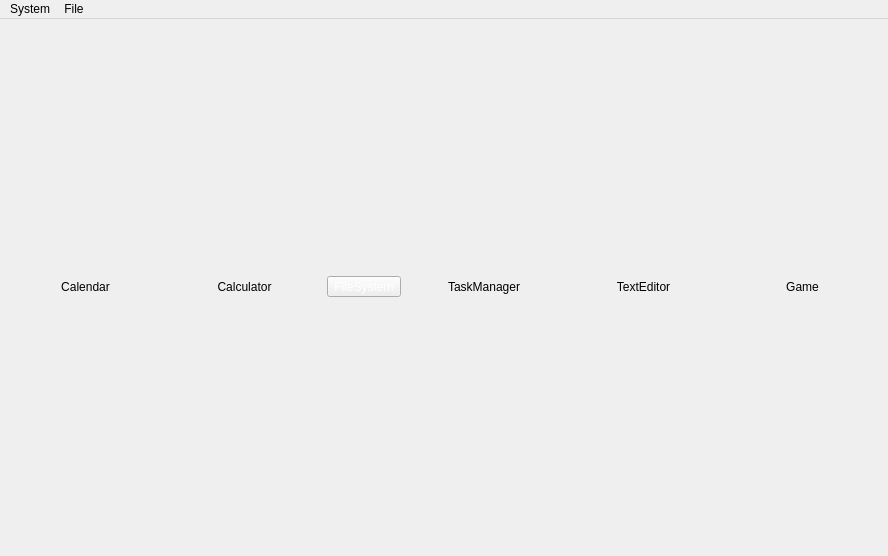
<?xml version="1.0" encoding="UTF-8"?>
<ui version="4.0">
 <class>MainWindow</class>
 <widget class="QMainWindow" name="MainWindow">
  <property name="geometry">
   <rect>
    <x>0</x>
    <y>0</y>
    <width>888</width>
    <height>556</height>
   </rect>
  </property>
  <property name="sizeIncrement">
   <size>
    <width>1</width>
    <height>0</height>
   </size>
  </property>
  <property name="windowTitle">
   <string>MainWindow</string>
  </property>
  <widget class="QWidget" name="centralwidget">
   <layout class="QGridLayout" name="gridLayout">
    <item row="0" column="6">
     <widget class="QPushButton" name="btn_TaskManager">
      <property name="minimumSize">
       <size>
        <width>50</width>
        <height>50</height>
       </size>
      </property>
      <property name="maximumSize">
       <size>
        <width>200</width>
        <height>200</height>
       </size>
      </property>
      <property name="sizeIncrement">
       <size>
        <width>1</width>
        <height>1</height>
       </size>
      </property>
      <property name="text">
       <string>TaskManager</string>
      </property>
      <property name="flat">
       <bool>true</bool>
      </property>
     </widget>
    </item>
    <item row="0" column="7">
     <widget class="QPushButton" name="btn_TextEditor">
      <property name="minimumSize">
       <size>
        <width>50</width>
        <height>50</height>
       </size>
      </property>
      <property name="maximumSize">
       <size>
        <width>200</width>
        <height>200</height>
       </size>
      </property>
      <property name="sizeIncrement">
       <size>
        <width>1</width>
        <height>1</height>
       </size>
      </property>
      <property name="text">
       <string>TextEditor</string>
      </property>
      <property name="flat">
       <bool>true</bool>
      </property>
     </widget>
    </item>
    <item row="0" column="1">
     <widget class="QPushButton" name="btn_Calendar">
      <property name="minimumSize">
       <size>
        <width>50</width>
        <height>50</height>
       </size>
      </property>
      <property name="maximumSize">
       <size>
        <width>200</width>
        <height>200</height>
       </size>
      </property>
      <property name="sizeIncrement">
       <size>
        <width>1</width>
        <height>1</height>
       </size>
      </property>
      <property name="text">
       <string>Calendar</string>
      </property>
      <property name="flat">
       <bool>true</bool>
      </property>
     </widget>
    </item>
    <item row="0" column="9">
     <widget class="QPushButton" name="btn_game">
      <property name="minimumSize">
       <size>
        <width>50</width>
        <height>50</height>
       </size>
      </property>
      <property name="maximumSize">
       <size>
        <width>200</width>
        <height>200</height>
       </size>
      </property>
      <property name="sizeIncrement">
       <size>
        <width>1</width>
        <height>1</height>
       </size>
      </property>
      <property name="text">
       <string>Game</string>
      </property>
      <property name="flat">
       <bool>true</bool>
      </property>
     </widget>
    </item>
    <item row="0" column="4">
     <widget class="QPushButton" name="btn_calc">
      <property name="minimumSize">
       <size>
        <width>50</width>
        <height>50</height>
       </size>
      </property>
      <property name="maximumSize">
       <size>
        <width>200</width>
        <height>200</height>
       </size>
      </property>
      <property name="sizeIncrement">
       <size>
        <width>1</width>
        <height>1</height>
       </size>
      </property>
      <property name="text">
       <string>Calculator</string>
      </property>
      <property name="flat">
       <bool>true</bool>
      </property>
     </widget>
    </item>
    <item row="0" column="5">
     <widget class="QToolButton" name="btn_FileSystem">
      <property name="styleSheet">
       <string notr="true">color: rgb(255, 255, 255);</string>
      </property>
      <property name="text">
       <string>FileSystem</string>
      </property>
     </widget>
    </item>
   </layout>
  </widget>
  <widget class="QMenuBar" name="menubar">
   <property name="geometry">
    <rect>
     <x>0</x>
     <y>0</y>
     <width>888</width>
     <height>29</height>
    </rect>
   </property>
   <widget class="QMenu" name="menuSystem">
    <property name="title">
     <string>System</string>
    </property>
    <addaction name="actionShutdown"/>
    <addaction name="actionSleep"/>
   </widget>
   <widget class="QMenu" name="menuFile">
    <property name="title">
     <string>File</string>
    </property>
   </widget>
   <addaction name="menuSystem"/>
   <addaction name="menuFile"/>
  </widget>
  <action name="actionShutdown">
   <property name="text">
    <string>Shutdown</string>
   </property>
  </action>
  <action name="actionSleep">
   <property name="text">
    <string>Sleep</string>
   </property>
  </action>
 </widget>
 <resources/>
 <connections/>
</ui>
